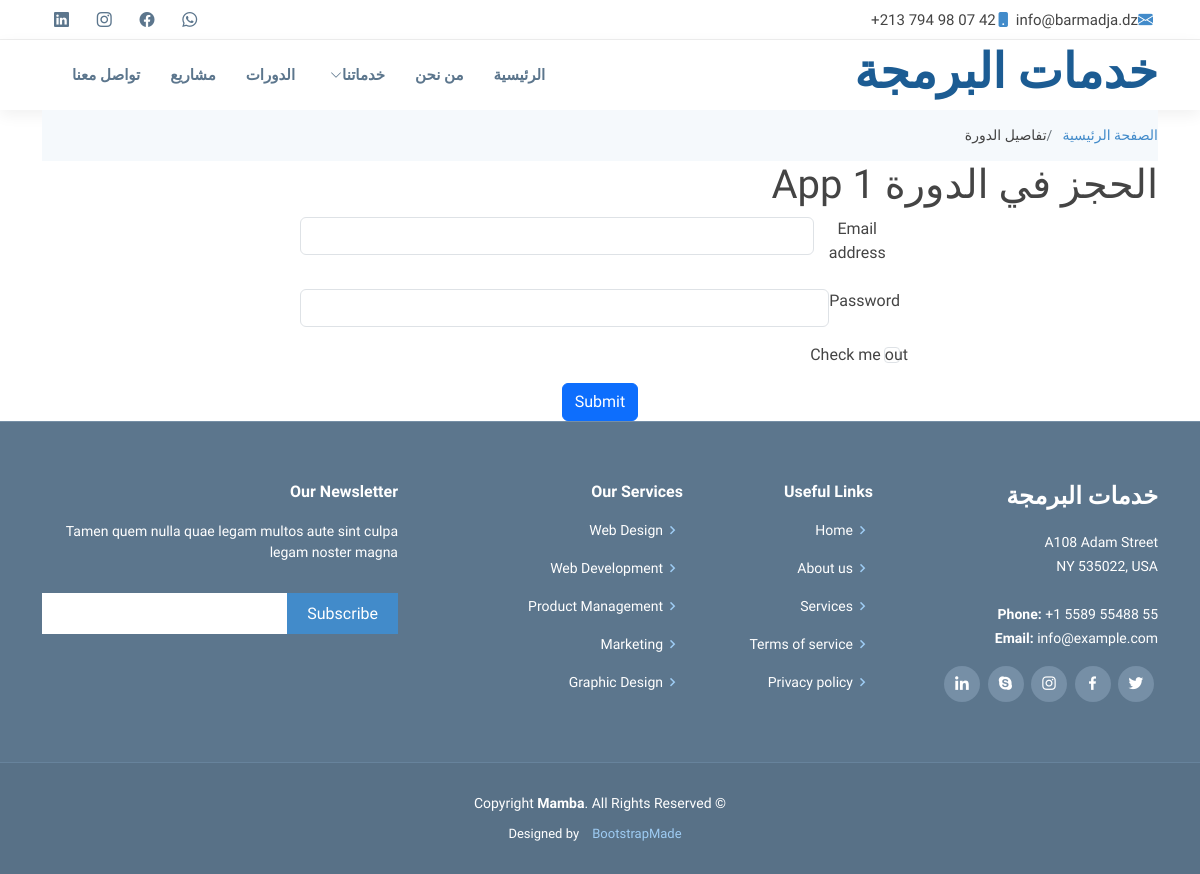
Page /reserve/1 on the earlier database version.
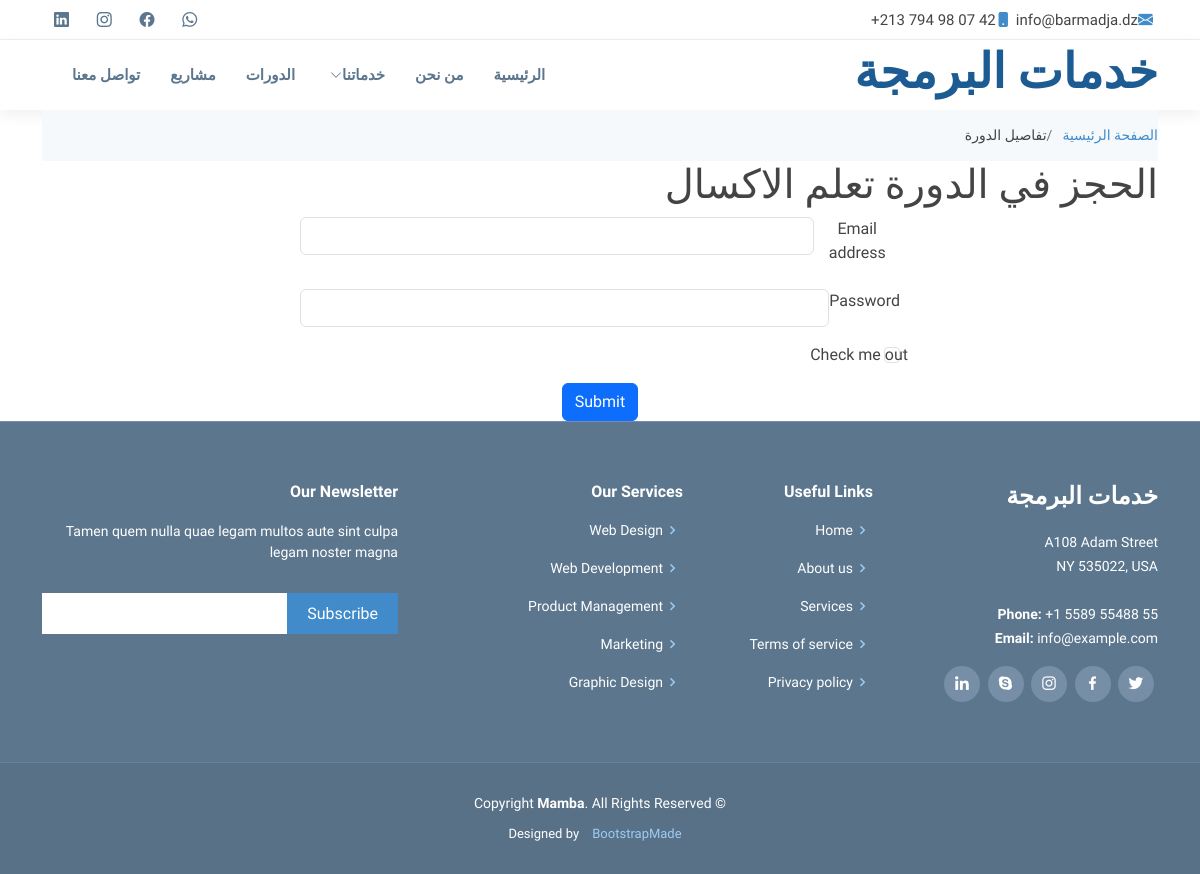
Same page on the later database version.
### store/models.py (models this page shows, shortened)
class project(models.Model):
    title = models.CharField(max_length=100)
    image = models.ImageField(upload_to='images/',null=True,blank=True)
    description = models.CharField(max_length=200)
    services = models.ForeignKey(category, on_delete=models.PROTECT)
    srv = models.ForeignKey(service, on_delete=models.PROTECT)
    class Meta:
        ordering = ['-title']

### store/views.py (the view)
# urls.py: path('reserve/<int:pk>', views.reserve, name="reserve"),
def reserve(request,pk):
    projects=project.objects.get(id=pk)
    return render(request, 'reserve.html', {'projects':projects})

### templates/reserve.html
{% extends 'main.html' %}
{% load widget_tweaks %}
{% load static %}
{% block content %}
  <main class="main">
    <div class="page-title" data-aos="fade">
      <div class="container">
        <nav class="breadcrumbs">
          <ol>
            <li><a href="{% url 'store' %}">الصفحة الرئيسية</a></li>
            <li class="current">تفاصيل الدورة</li>
          </ol>
        </nav>
        <h1>الحجز في الدورة {{projects.title}}</h1>
      </div>
    </div>
    <div align="center">
      <form class="w-50">
        <div class="mb-3 d-flex align-items-start">
          <label for="exampleInputEmail1" class="form-label">Email address</label>
          <input type="email" class="form-control" id="exampleInputEmail1" aria-describedby="emailHelp">
        </div>
        <div class="mb-3 d-flex align-items-start">
          <label for="exampleInputPassword1" class="form-label">Password</label>
          <input type="password" class="form-control" id="exampleInputPassword1">
        </div>
        <div class="mb-3 form-check d-flex align-items-start">
          <input type="checkbox" class="form-check-input" id="exampleCheck1">
          <label class="form-check-label" for="exampleCheck1">Check me out</label>
        </div>
        <button type="submit" class="btn btn-primary">Submit</button>
      </form>
    </div>
  </main>
{% endblock content %}

Differences in the rows shown:
changed project: title "App 1" → "تعلم الاكسال"
